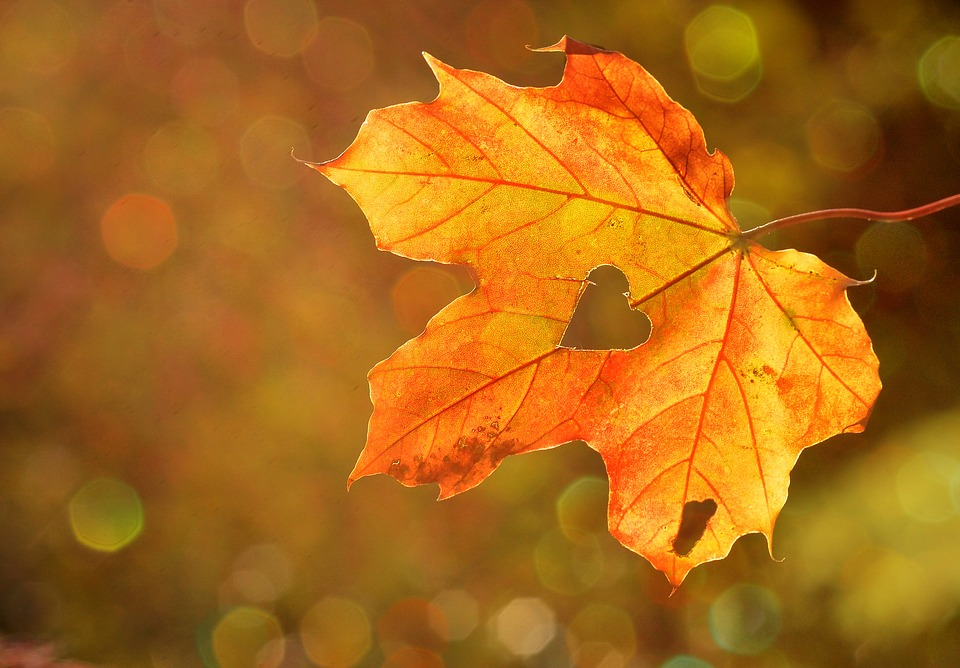
#> input picture Answers/Thresholding/leaf.jpg, 960 x 668 px
$ python Thresholding.py
#> lines starting #> are read from the running program, lines starting #| are printed output that depends on the picture; after the words box and inside, x2 and y2 are one past the last pixel; in counts of white or black regions, pixels touching at a corner belong together
import cv2
import numpy as np
from matplotlib import pyplot as plt

img = cv2.imread('leaf.jpg',0)
#> img: shape (668, 960); min 19, max 255, mean 114.5
ret,thresh1 = cv2.threshold(img,120,255,cv2.THRESH_BINARY)
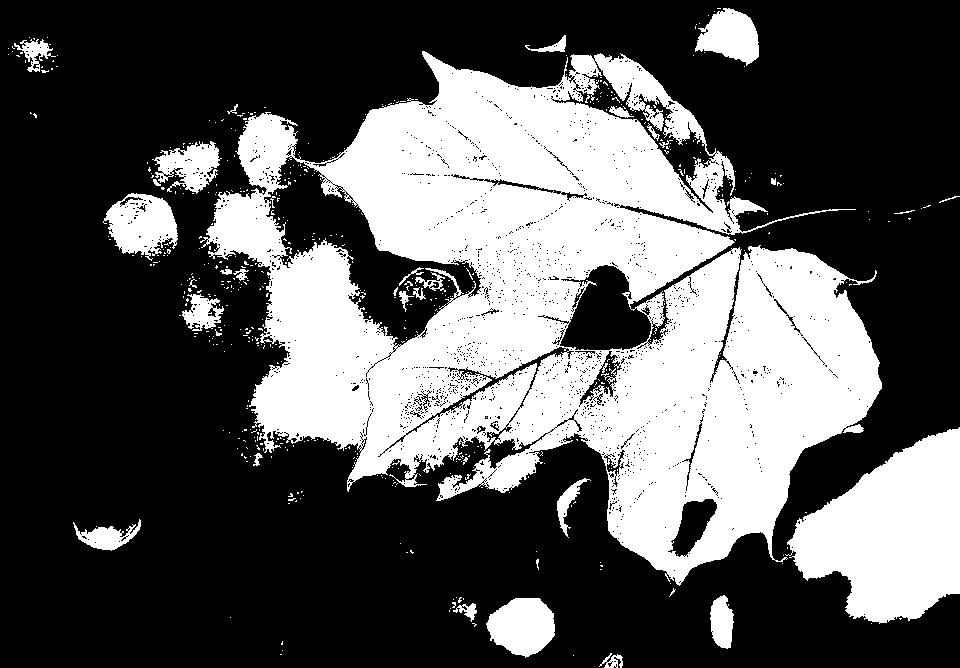
#> thresh1: shape (668, 960); 34.6% white; 543 white regions (506 under 20 px), largest, box (x1, y1, x2, y2) and area: (200, 51, 882, 586) 182772, (785, 427, 960, 624) 21574, (103, 193, 178, 261) 3180
ret,thresh2 = cv2.threshold(img,127,255,cv2.THRESH_BINARY_INV)
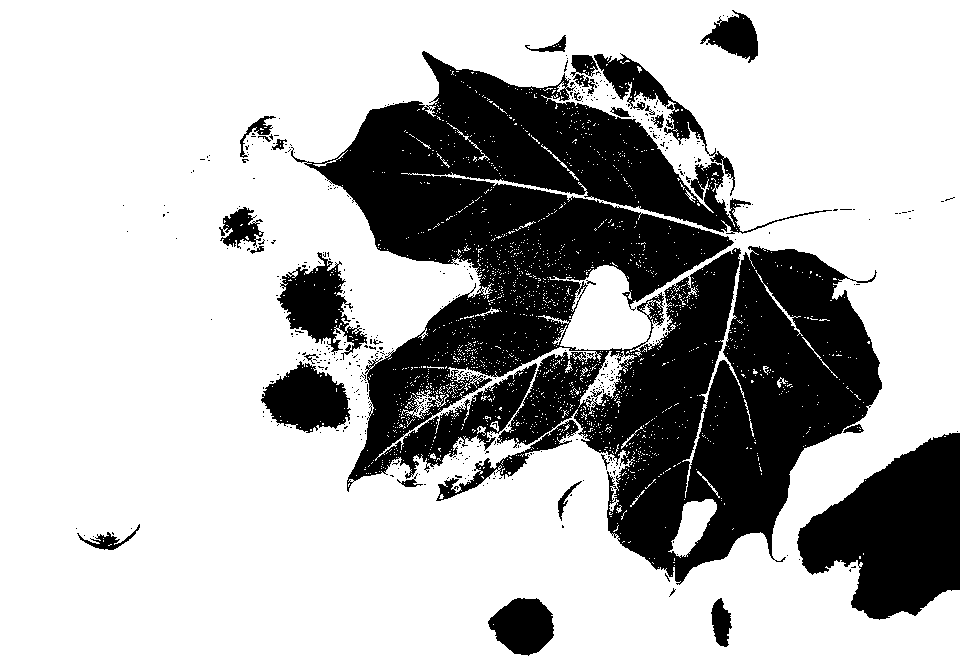
#> thresh2: shape (668, 960); 71.3% white; 464 black regions (433 under 20 px), largest, box (x1, y1, x2, y2) and area: (291, 51, 882, 585) 142180, (797, 433, 960, 620) 19161, (277, 252, 367, 360) 4163
ret,thresh3 = cv2.threshold(img,127,255,cv2.THRESH_TRUNC)
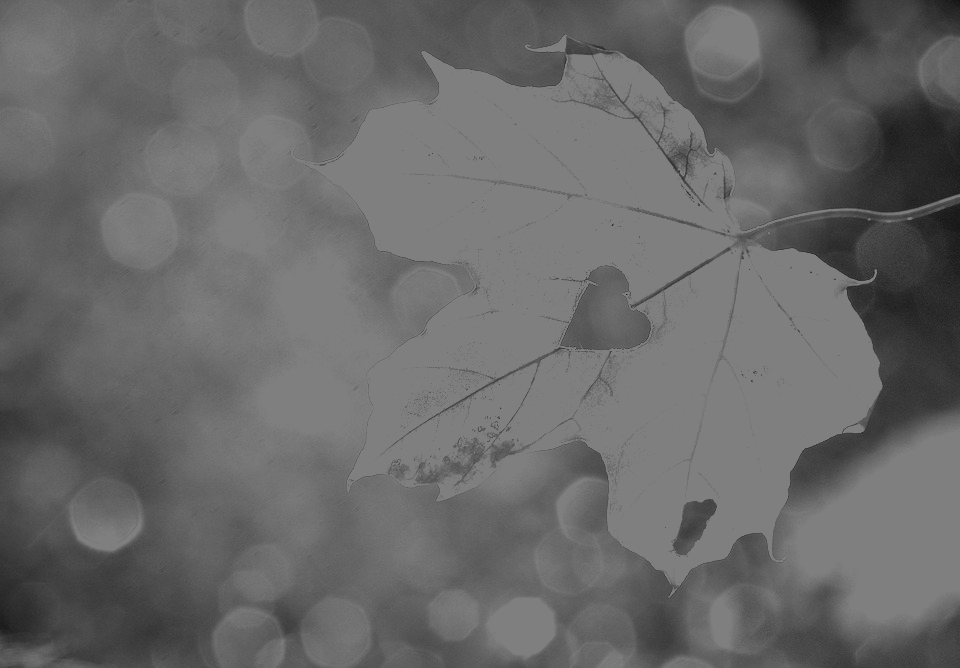
#> thresh3: shape (668, 960); min 19, max 127, mean 104.3
ret,thresh4 = cv2.threshold(img,127,255,cv2.THRESH_TOZERO)
ret,thresh5 = cv2.threshold(img,127,255,cv2.THRESH_TOZERO_INV)
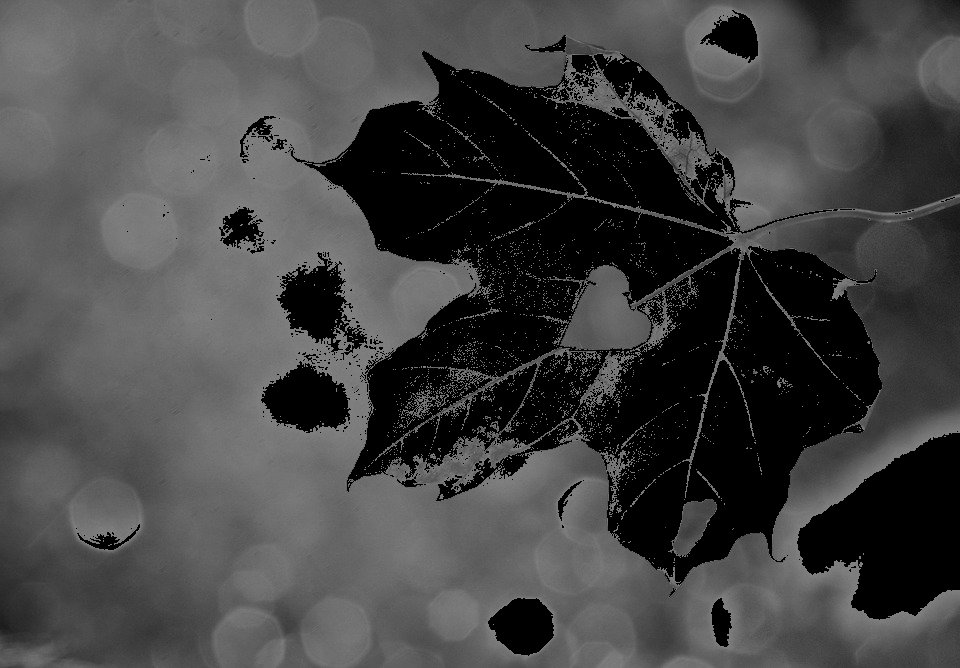
#> thresh5: shape (668, 960); min 0, max 127, mean 67.9

titles = ['Original Image','BINARY','BINARY_INV','TRUNC','TOZERO','TOZERO_INV']
images = [img, thresh1, thresh2, thresh3, thresh4, thresh5]

for i in range(6):
    plt.subplot(2,3,i+1)
    plt.imshow(images[i],'gray')
    plt.title(titles[i])
    plt.xticks([]),plt.yticks([])

plt.show()


img = cv2.medianBlur(img,5)
ret,th1 = cv2.threshold(img,127,255,cv2.THRESH_BINARY)
#> th1: shape (668, 960); 29.2% white; 52 white regions (33 under 20 px), largest, box (x1, y1, x2, y2) and area: (303, 52, 882, 583) 149101, (797, 433, 960, 619) 19167, (278, 253, 366, 353) 4194
th2 = cv2.adaptiveThreshold(img,255,cv2.ADAPTIVE_THRESH_MEAN_C,cv2.THRESH_BINARY,11,2)
#> th2: shape (668, 960); 84.7% white; 3532 black regions (2968 under 20 px), largest, box (x1, y1, x2, y2) and area: (291, 59, 874, 546) 21674, (295, 31, 740, 183) 4602, (528, 433, 780, 604) 3193
th3 = cv2.adaptiveThreshold(img,255,cv2.ADAPTIVE_THRESH_GAUSSIAN_C,cv2.THRESH_BINARY,11,2)
#> th3: shape (668, 960); 89.9% white; 4083 black regions (3546 under 20 px), largest, box (x1, y1, x2, y2) and area: (613, 243, 868, 546) 4082, (348, 60, 786, 249) 3462, (413, 284, 652, 439) 1962

titles = ['Original Image', 'Global Thresholding (v = 127)','Adaptive Mean Thresholding', 'Adaptive Gaussian Thresholding']
images = [img, th1, th2, th3]

for i in range(4):
    plt.subplot(2,2,i+1),plt.imshow(images[i],'gray')
    plt.title(titles[i])
    plt.xticks([]),plt.yticks([])
plt.show()

# global thresholding
ret1,th1 = cv2.threshold(img,127,255,cv2.THRESH_BINARY)

# Otsu's thresholding
ret2,th2 = cv2.threshold(img,0,255,cv2.THRESH_BINARY+cv2.THRESH_OTSU)
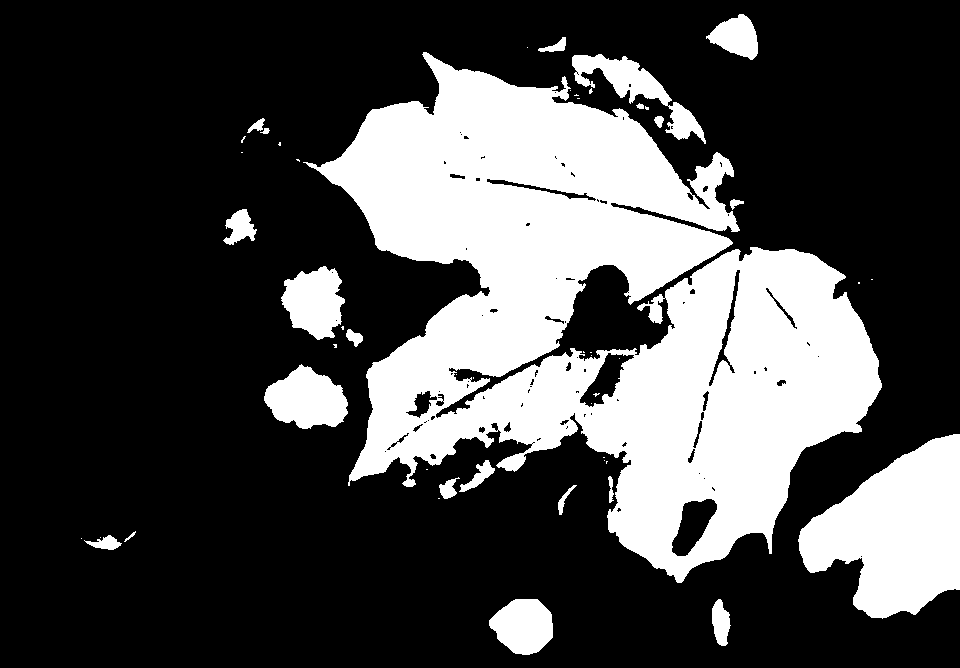
#> th2: shape (668, 960); 28.7% white; 51 white regions (29 under 20 px), largest, box (x1, y1, x2, y2) and area: (303, 52, 882, 583) 147425, (798, 434, 960, 619) 18793, (264, 364, 348, 429) 3667
#> ret2 = 128

# Otsu's thresholding after Gaussian filtering
blur = cv2.GaussianBlur(img,(5,5),0)
ret3,th3 = cv2.threshold(blur,0,255,cv2.THRESH_BINARY+cv2.THRESH_OTSU)
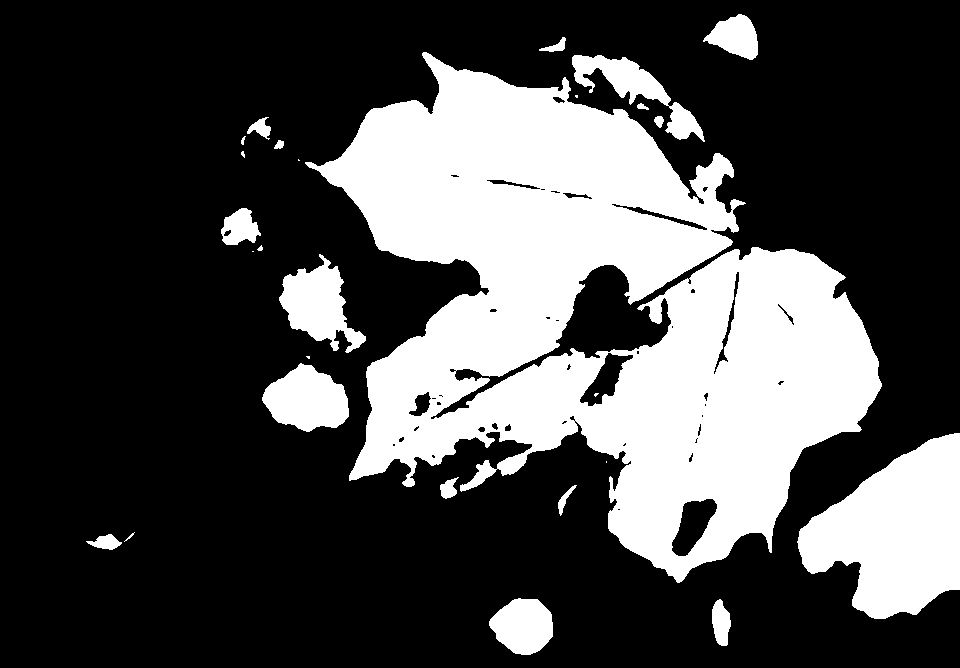
#> th3: shape (668, 960); 29.4% white; 27 white regions (7 under 20 px), largest, box (x1, y1, x2, y2) and area: (305, 52, 882, 583) 150145, (797, 433, 960, 619) 19152, (279, 254, 366, 353) 4197
#> ret3 = 127

# plot all the images and their histograms
images = [img, 0, th1,img, 0, th2,blur, 0, th3]
titles = ['Original Noisy Image','Histogram','Global Thresholding (v=200)','Original Noisy Image','Histogram',"Otsu's Thresholding",'Gaussian filtered Image','Histogram',"Otsu's Thresholding"]

for i in range(3):
    plt.subplot(3,3,i*3+1),plt.imshow(images[i*3],'gray')
    plt.title(titles[i*3]), plt.xticks([]), plt.yticks([])
    plt.subplot(3,3,i*3+2),plt.hist(images[i*3].ravel(),256)
    plt.title(titles[i*3+1]), plt.xticks([]), plt.yticks([])
    plt.subplot(3,3,i*3+3),plt.imshow(images[i*3+2],'gray')
    plt.title(titles[i*3+2]), plt.xticks([]), plt.yticks([])
plt.show()
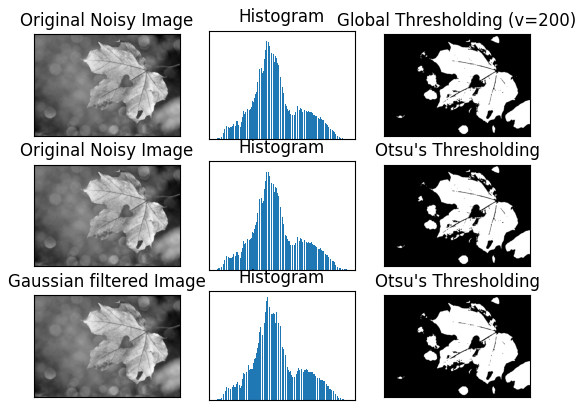
#> figure drawn by matplotlib, 9 panels
